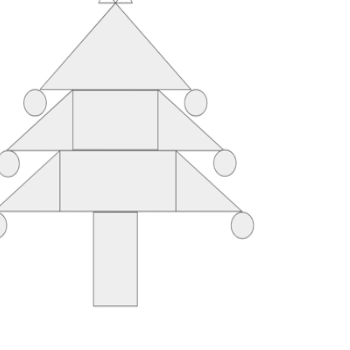
#> input picture modified_images/Image10_0_3008.png, 350 x 350 px, given as the content of the folder ridge_images/Images, which was not available
$ jupyter execute training_data_creator.ipynb
#> lines starting #> are read from the running program, lines starting #| are printed output that depends on the picture; after the words box and inside, x2 and y2 are one past the last pixel; in counts of white or black regions, pixels touching at a corner belong together; pictures that were not available may be replaced by others from this repository, and a replacement may not be noted
[cell 1]
def compare_img_screen(image1_path,image2_path):
#> called with image1_path = 'ridge_images/Images/Image10_0_3008.png', image2_path = 'ridge_images/Images/Image10_0_3008.png'
    image1 = cv2.imread(image1_path)
#> image1 is the input picture: shape (350, 350, 3); min 115, max 255, mean 248.4
    image2 = cv2.imread(image2_path)
    compare_images = np.concatenate((image1, image2), axis=1)
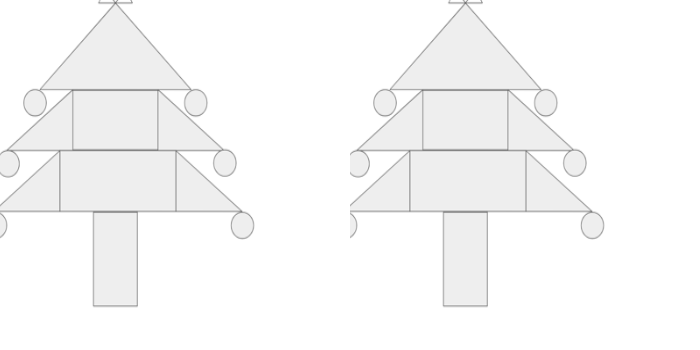
#> compare_images: shape (350, 700, 3); min 115, max 255, mean 248.4

    font                   = cv2.FONT_HERSHEY_COMPLEX_SMALL
    bottomLeftCornerOfText = (0,20)
    fontScale              = 1
    fontColor              = (0,0,0)
    lineType               = 2

    cv2.putText(compare_images,'Enter similarity score 0-9, if 10,press ENTER key',
        bottomLeftCornerOfText,
        font,
        fontScale,
        fontColor,
        lineType)
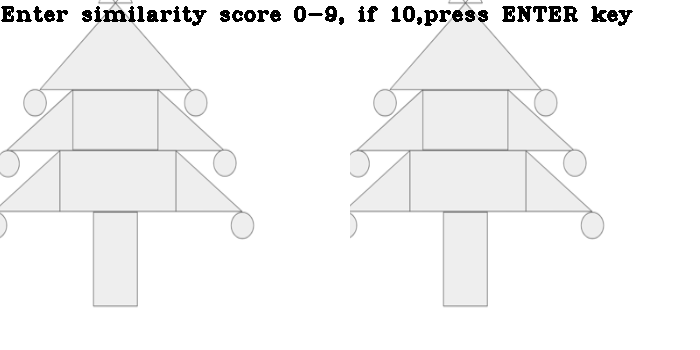
#> compare_images: shape (350, 700, 3); 1.74% of pixels changed, all inside (x1, y1, x2, y2) = (1, 6, 633, 26)


    cv2.imshow('Comparison', compare_images)

    key_stroke= cv2.waitKey(0)
#> (key Esc is pressed here)
    cv2.destroyAllWindows()

    if key_stroke==13:
        rate=10
    else:
        rate=chr(key_stroke)
    return rate

$ run again, on modified_images/Image10_0_9091.png
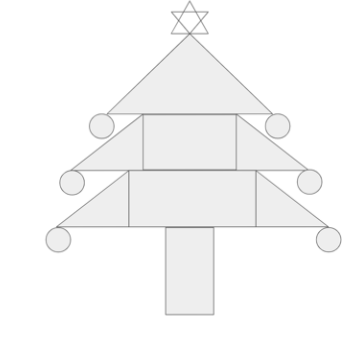
#> input picture modified_images/Image10_0_9091.png, 350 x 350 px, given as the content of the folder ridge_images/Images, which was not available
#> in compare_img_screen, image1 is the input picture: shape (350, 350, 3); min 117, max 255, mean 248
#> in compare_img_screen, `compare_images = np.concatenate((image1, image2), axis=1)`:
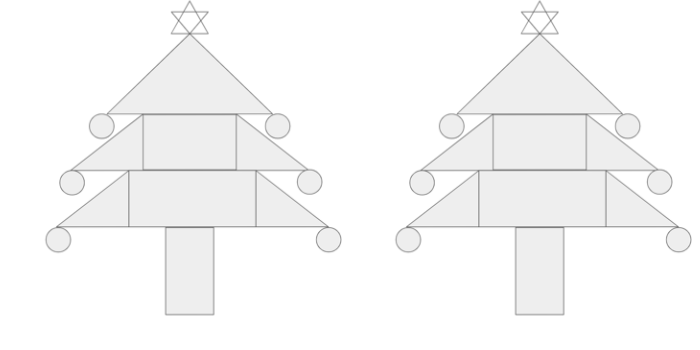
#> compare_images: shape (350, 700, 3); min 117, max 255, mean 248
#> in compare_img_screen, `cv2.putText(compare_images,'Enter similarity score 0-9, if 10,press EN..`:
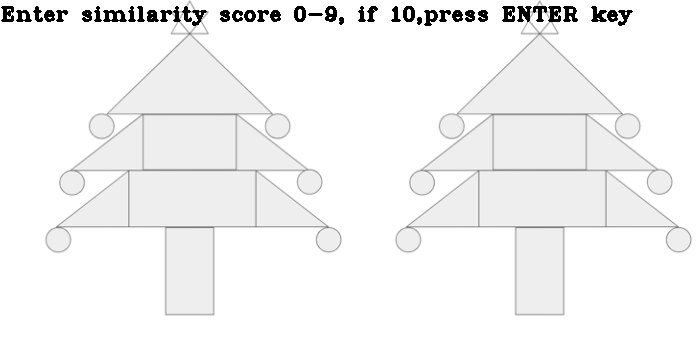
#> compare_images: shape (350, 700, 3); 1.74% of pixels changed, all inside (x1, y1, x2, y2) = (1, 6, 633, 26)

$ run again, on modified_images/Image11_0_1272.png
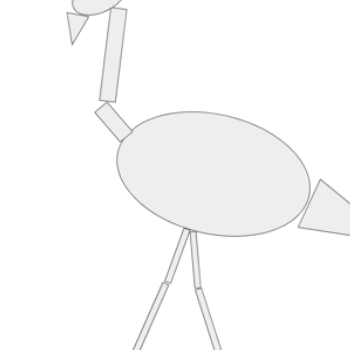
#> input picture modified_images/Image11_0_1272.png, 350 x 350 px, given as the content of the folder ridge_images/Images, which was not available
#> in compare_img_screen, image1 is the input picture: shape (350, 350, 3); min 115, max 255, mean 249.9
#> in compare_img_screen, `compare_images = np.concatenate((image1, image2), axis=1)`:
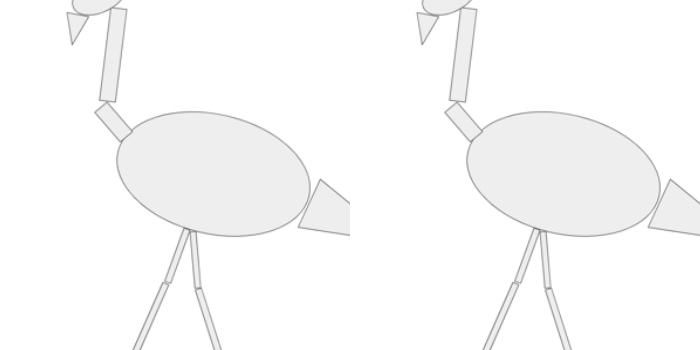
#> compare_images: shape (350, 700, 3); min 115, max 255, mean 249.9
#> in compare_img_screen, `cv2.putText(compare_images,'Enter similarity score 0-9, if 10,press EN..`:
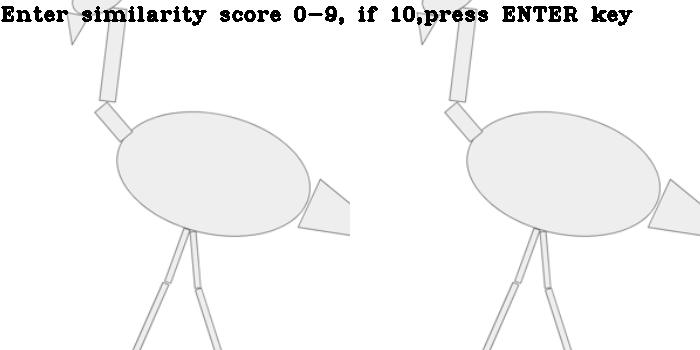
#> compare_images: shape (350, 700, 3); 1.74% of pixels changed, all inside (x1, y1, x2, y2) = (1, 6, 633, 26)

$ run again, on modified_images/Image11_0_3543.png
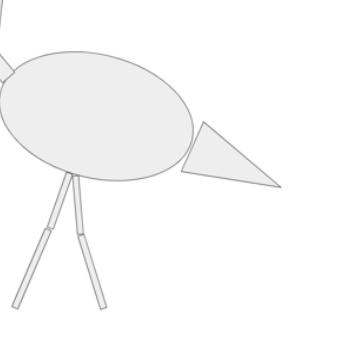
#> input picture modified_images/Image11_0_3543.png, 350 x 350 px, given as the content of the folder ridge_images/Images, which was not available
#> in compare_img_screen, image1 is the input picture: shape (350, 350, 3); min 109, max 255, mean 250.2
#> in compare_img_screen, `compare_images = np.concatenate((image1, image2), axis=1)`:
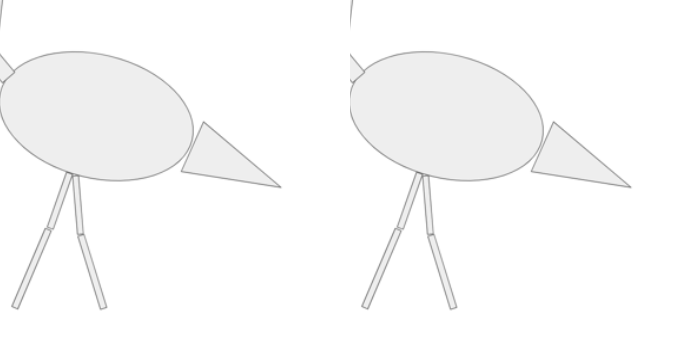
#> compare_images: shape (350, 700, 3); min 109, max 255, mean 250.2
#> in compare_img_screen, `cv2.putText(compare_images,'Enter similarity score 0-9, if 10,press EN..`:
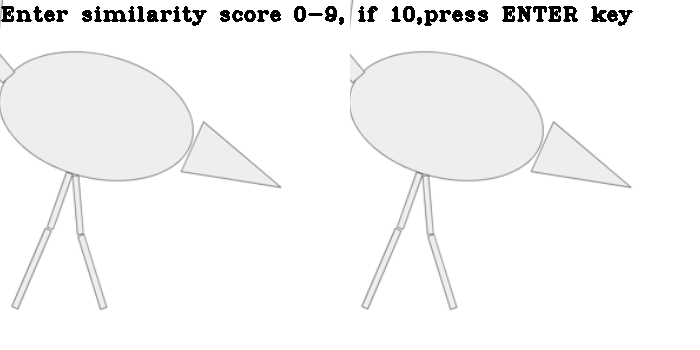
#> compare_images: shape (350, 700, 3); 1.74% of pixels changed, all inside (x1, y1, x2, y2) = (1, 6, 633, 26)
